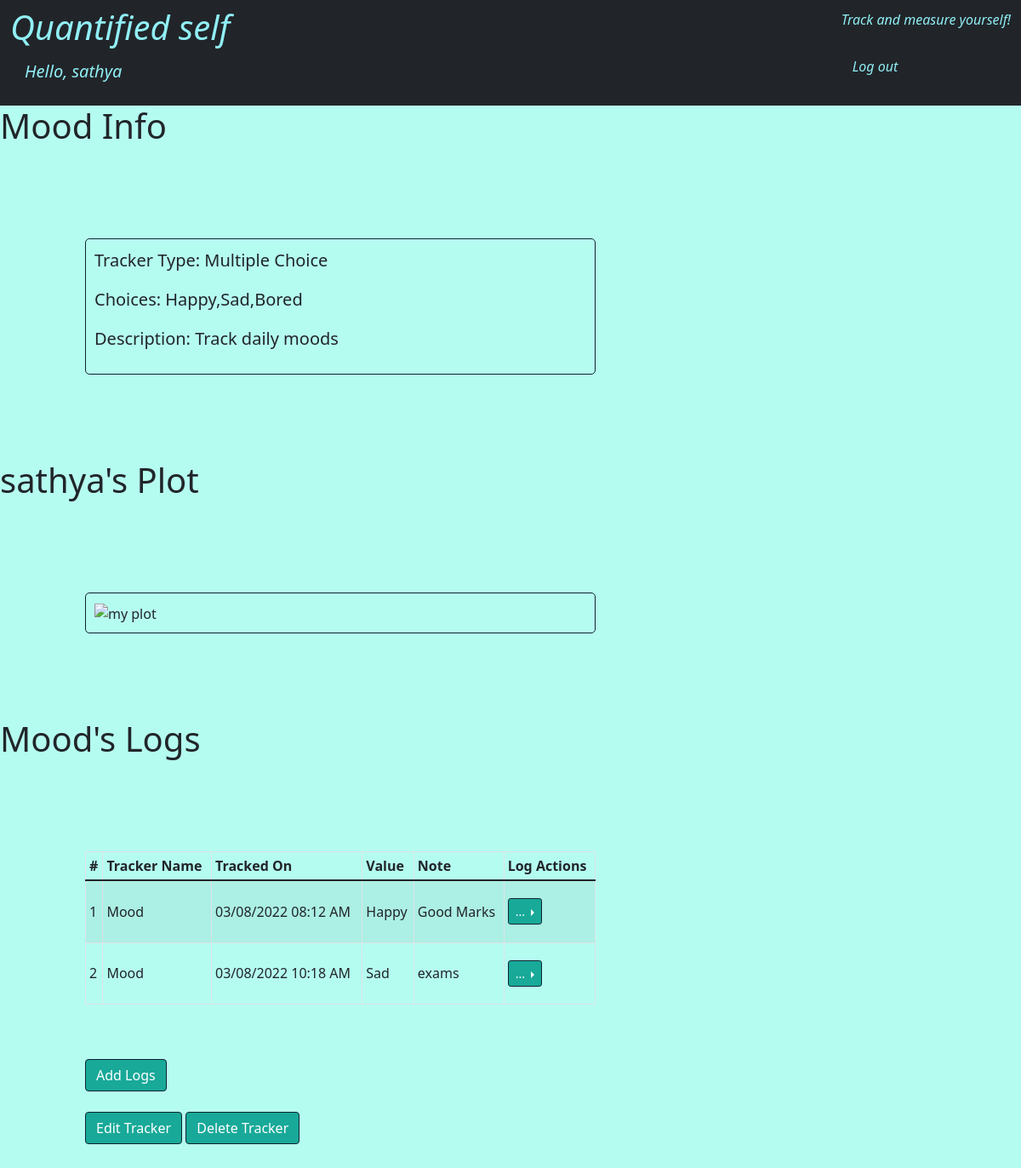
Screenshot of /user/sathya/16/tracker_info (signed in) with the database file from the repository.
### models.py (models this page shows)
class Trackers(db.Model):
    __tablename__ = "Trackers"
    trid = db.Column(db.Integer, autoincrement=True, primary_key=True)
    trname = db.Column(db.String, nullable=False, unique=True)
    trtype = db.Column(db.String, nullable=False)
    trdesc = db.Column(db.String)

class Selectables(db.Model):
    __tablename__ = "Selectables"
    sid = db.Column(db.Integer, autoincrement=True, primary_key=True)
    choices = db.Column(db.String, nullable=False)
    trid = db.Column(db.Integer, db.ForeignKey("Trackers.trid"), primary_key=True, nullable=False)

class Logs(db.Model):
    __tablename__ = "Logs"
    lid = db.Column(db.Integer, autoincrement=True, primary_key=True)
    value = db.Column(db.String, nullable=False)
    note = db.Column(db.String)
    timestamp = db.Column(db.String, nullable=False)
    uid = db.Column(db.Integer, db.ForeignKey("Users.uid"), primary_key=True,nullable=False)
    trid = db.Column(db.Integer, db.ForeignKey("Trackers.trid"), primary_key=True, nullable=False)

### application/tracker.py (the view)
@app.route("/user/<uname>/<int:trid>/tracker_info")
@login_required
def tracker_info(uname,trid):
    logs = Logs.query.filter_by(trid=trid, uid=current_user.uid).all()
    tracker = Trackers.query.filter_by(trid=trid).first()
    s = None
    if (tracker.trtype == "Multiple Choice"):
        choices = Selectables.query.filter_by(trid=trid).first()
        s = choices.choices
        condition = True
    elif (tracker.trtype == "Numerical" or tracker.trtype == "Time Duration" or tracker.trtype=="Boolean") and logs:
        condition = True
    elif logs:
        condition=False
    return render_template("tracker_info.html", uname=uname, tracker=tracker, condition=condition, logs=logs, s=s)

### application/user.py (called while the page is built)
@login.user_loader
def load_user(uid):
    return Users.query.filter_by(uid=uid).first()

### templates/tracker_info.html (shortened to what this page needs)
<!DOCTYPE html>
<html lang="en">
  <head>
    <link href="https://cdn.jsdelivr.net/npm/bootstrap@5.1.3/dist/css/bootstrap.min.css" rel="stylesheet">
  </head>
<body >
    <nav class="navbar navbar-dark bg-dark">
        <div class="container-fluid">
           <h1 class="italic" style="color:#91eff6;">Quantified self <br><a class="btn btn-lg" style="color:#91eff6;" href="/user/{{uname}}/home">Hello, {{uname}}</a></h1>
           <br>
           <p class="italic" style="color:#91eff6;">Track and measure yourself!<br><br><a href="/user/logout" class="btn btn-dark" style="color:#91eff6">Log out</a></p>
        </div>
    </nav>
    <div id="main" class="col-md-8">
      <h1>{{tracker.trname}} Info</h1>
      <div class="row-g3" style="padding-top: 100px; padding-right: 100px;padding-bottom: 100px; padding-left: 100px;">
        <div class="row-col-md-8" style="border: 1px solid #10222E; border-radius: 5px; padding: 10px;">
          <p class="lead"><strong>Tracker Type: {{tracker.trtype}}</strong></p>
          {% if s %}
          <p class="lead"><strong>Choices: </strong>{{s}}</p>
          {% endif %}
          <p class="lead"><strong>Description: {{tracker.trdesc}}</strong></p>
        </div>
      </div>
      <h1>{{uname}}'s Plot</h1>
      <div class="row-g3" style="padding-top: 100px; padding-right: 100px;padding-bottom: 100px; padding-left: 100px;">
        <div class="row-col-md-8" style="border: 1px solid #10222E; border-radius: 5px; padding: 10px;">
          <div>
            <img src="/user/{{uname}}/plot_png/{{tracker.trid}}" alt="my plot" height="100%" width="100%" style="object-fit: contain;">
        </div>
        </div>
      </div>
      <h1>{{tracker.trname}}'s Logs</h1>
      <div class="row-g3" style="padding-top: 100px; padding-right: 100px;padding-bottom: 100px; padding-left: 100px;">
        {% if condition %}
        <table class="table table-sm table-bordered table-striped align-middle" style="min-height: 180px;">
            <thead>
              <tr>
                <th scope="col">#</th>
                <th scope="col">Tracker Name</th>
                <th scope="col">Tracked On</th>
                <th scope="col">Value</th>
                <th scope="col">Note</th>
                <th scope="col">Log Actions</th>
              </tr>
            </thead>
            <tbody>
              {% for l in logs %}
              <tr>
                <td scope="row">{{loop.index}}</td>
                <td>{{tracker.query.filter_by(trid=l.trid).first().trname}}</td>
                <td>{{l.timestamp}}</td>
                <td>{{l.value}}</td>
                <td>{{l.note}}</td>
                <td>
                    <div class="btn-group dropend">
                        <button type="button" class="btn btn-primary btn-sm dropdown-toggle" data-bs-toggle="dropdown" style="border: 0.5px solid #10222E; background-color: #18A999; color: white;">
                          ...
                        </button>
                    </div>
                </td>
              </tr>
              {% endfor %}
            </tbody>
          </table>
         {% else %}
         No trackings yet
         {% endif %}
         <br>
         <br>
         <a href="/user/{{uname}}/tracker_info/{{tracker.trid}}/addlogs" class="btn btn-primary" style="border: 0.5px solid #10222E; background-color: #18A999; color: white;">Add Logs</a>
         <br>
         <br>
         <a href="/user/{{uname}}/tracker_info/{{tracker.trid}}/edit" class="btn btn-primary" style="border: 0.5px solid #10222E; background-color: #18A999; color: white;">Edit Tracker</a>
         <a href="/user/{{uname}}/tracker_info/{{tracker.trid}}/delete" class="btn btn-primary" style="border: 0.5px solid #10222E; background-color: #18A999; color: white;">Delete Tracker</a>
        </div>
      </div>
</body>
</html>

### templates/tracker_info.html (style rules this page uses)
body { background-color:rgba(52, 247, 214, 0.359) }
h1.italic { font-style:italic }
p.italic { font-style:italic }
table { width:100% }

### rows the page displays
Trackers: trname "Mood", trtype "Multiple Choice", trdesc "Track daily moods"
Selectables: choices "Happy,Sad,Bored"
Logs: query.filter_by "Mood", timestamp "03/08/2022 08:12 AM", value "Happy", note "Good Marks"
Logs: query.filter_by "Mood", timestamp "03/08/2022 10:18 AM", value "Sad", note "exams"

### other values shown
{{ uname }} "sathya"
